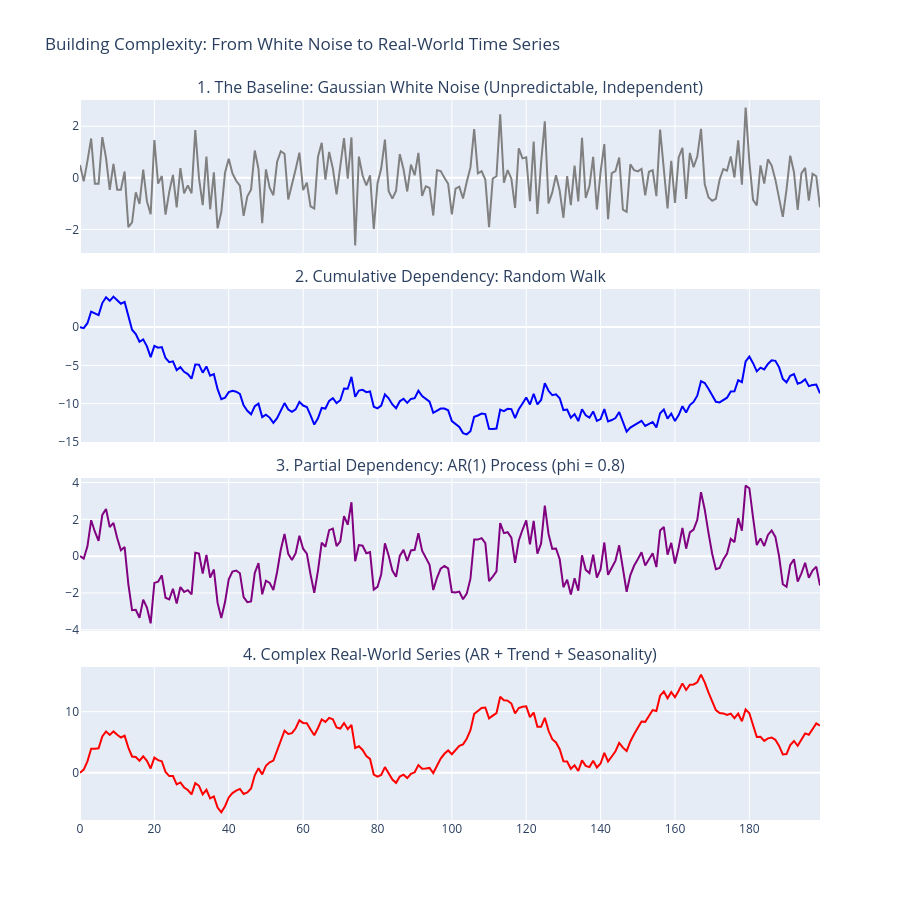

This figure's notebook cell:
### Markdown cell above
## White Noise and its motivation

|Term| Definitions | Example/Explanation | 
|-----------|--------|-------|
| White Noise | A collection of uncorrelated random variables $w_t$, with $\mu = 0$ and finite variance $\sigma_w^2$ | - Standard white noise $w_t$ ~ $wn(0, \sigma_w^2)$ <br> - $iid$ noise $w_t$ ~ $iid(0, \sigma_w^2)$ <br> - Guassian White noise $w_t$ ~ $iid N(0, \sigma_w^2)$|

We start with white noise since it's base line where all sequential complexity roots from.<br>
We will soon see that different models are actually filters applied to white noise. 
In time series analysis, the whole challenge is that data points are correlated over time.<br>
Introducing white noise first establishes the null hypothesis: a scenario where the past tells you absolutely nothing about the future.<br>
You have to understand the baseline of "no pattern" before you can start modeling complex patterns.

### Time Series Goal: 
When you fit an algorithm to forecast a time series, your goal is to extract every ounce of signal out of the data capturing the trend, the seasonality, and the autocorrelation.<br>
How do you know if your model is actually good? You look at the leftovers (the residuals).<br> If your model successfully captured all the patterns, the residuals should look exactly like pure, unpredictable white noise. If your residuals still show a pattern, your model left information on the table.

### Code cell
import numpy as np
import plotly.graph_objects as go
from plotly.subplots import make_subplots

# Set seed for reproducibility
np.random.seed(42)
n_steps = 200

# Step 1: The Foundation - Gaussian White Noise
white_noise = np.random.normal(0, 1, n_steps)

# Step 2: Introducing Dependency - Random Walk
random_walk = np.zeros(n_steps)
for t in range(1, n_steps):
    random_walk[t] = random_walk[t-1] + white_noise[t]

# Step 3: Adding Autocorrelation - Autoregressive (AR) Process
ar_process = np.zeros(n_steps)
phi = 0.8
for t in range(1, n_steps):
    ar_process[t] = phi * ar_process[t-1] + white_noise[t]

# Step 4: A Complex Series - AR Process + Trend + Seasonality
time = np.arange(n_steps)
trend = 0.05 * time
seasonality = 5 * np.sin(2 * np.pi * time / 50)
complex_series = ar_process + trend + seasonality

# --- Plotting the Progression using Plotly ---
fig = make_subplots(
    rows=4, cols=1, 
    shared_xaxes=True,
    vertical_spacing=0.05,
    subplot_titles=(
        '1. The Baseline: Gaussian White Noise (Unpredictable, Independent)',
        '2. Cumulative Dependency: Random Walk',
        '3. Partial Dependency: AR(1) Process (phi = 0.8)',
        '4. Complex Real-World Series (AR + Trend + Seasonality)'
    )
)

# Add traces to their respective subplots
fig.add_trace(go.Scatter(y=white_noise, mode='lines', name='White Noise', line=dict(color='gray')), row=1, col=1)
fig.add_trace(go.Scatter(y=random_walk, mode='lines', name='Random Walk', line=dict(color='blue')), row=2, col=1)
fig.add_trace(go.Scatter(y=ar_process, mode='lines', name='AR(1)', line=dict(color='purple')), row=3, col=1)
fig.add_trace(go.Scatter(y=complex_series, mode='lines', name='Complex Series', line=dict(color='red')), row=4, col=1)

# Update layout for a cleaner interactive experience
fig.update_layout(
    height=900, 
    showlegend=False,
    title_text="Building Complexity: From White Noise to Real-World Time Series",
    hovermode="x unified" # Shows values for all plots simultaneously on hover
)

# Show the interactive plot
fig.show()

### Figure 1 — Plotly figure (JSON) as saved in the notebook; plotly's stock layout.template omitted (floating-point values rounded to 4 significant figures; data arrays with more than 128 entries replaced by an {"elided": "..."} marker saying what was removed)
{"data": [{"line": {"color": "gray"}, "mode": "lines", "name": "White Noise", "type": "scatter", "xaxis": "x", "y": {"elided": "200 float values"}, "yaxis": "y"}, {"line": {"color": "blue"}, "mode": "lines", "name": "Random Walk", "type": "scatter", "xaxis": "x2", "y": {"elided": "200 float values"}, "yaxis": "y2"}, {"line": {"color": "purple"}, "mode": "lines", "name": "AR(1)", "type": "scatter", "xaxis": "x3", "y": {"elided": "200 float values"}, "yaxis": "y3"}, {"line": {"color": "red"}, "mode": "lines", "name": "Complex Series", "type": "scatter", "xaxis": "x4", "y": {"elided": "200 float values"}, "yaxis": "y4"}], "layout": {"annotations": [{"font": {"size": 16}, "showarrow": false, "text": "1. The Baseline: Gaussian White Noise (Unpredictable, Independent)", "x": 0.5, "xanchor": "center", "xref": "paper", "y": 1, "yanchor": "bottom", "yref": "paper"}, {"font": {"size": 16}, "showarrow": false, "text": "2. Cumulative Dependency: Random Walk", "x": 0.5, "xanchor": "center", "xref": "paper", "y": 0.7375, "yanchor": "bottom", "yref": "paper"}, {"font": {"size": 16}, "showarrow": false, "text": "3. Partial Dependency: AR(1) Process (phi = 0.8)", "x": 0.5, "xanchor": "center", "xref": "paper", "y": 0.475, "yanchor": "bottom", "yref": "paper"}, {"font": {"size": 16}, "showarrow": false, "text": "4. Complex Real-World Series (AR + Trend + Seasonality)", "x": 0.5, "xanchor": "center", "xref": "paper", "y": 0.2125, "yanchor": "bottom", "yref": "paper"}], "height": 900, "hovermode": "x unified", "showlegend": false, "title": {"text": "Building Complexity: From White Noise to Real-World Time Series"}, "xaxis": {"anchor": "y", "domain": [0, 1], "matches": "x4", "showticklabels": false}, "xaxis2": {"anchor": "y2", "domain": [0, 1], "matches": "x4", "showticklabels": false}, "xaxis3": {"anchor": "y3", "domain": [0, 1], "matches": "x4", "showticklabels": false}, "xaxis4": {"anchor": "y4", "domain": [0, 1]}, "yaxis": {"anchor": "x", "domain": [0.7875, 1]}, "yaxis2": {"anchor": "x2", "domain": [0.525, 0.7375]}, "yaxis3": {"anchor": "x3", "domain": [0.2625, 0.475]}, "yaxis4": {"anchor": "x4", "domain": [0, 0.2125]}}}
